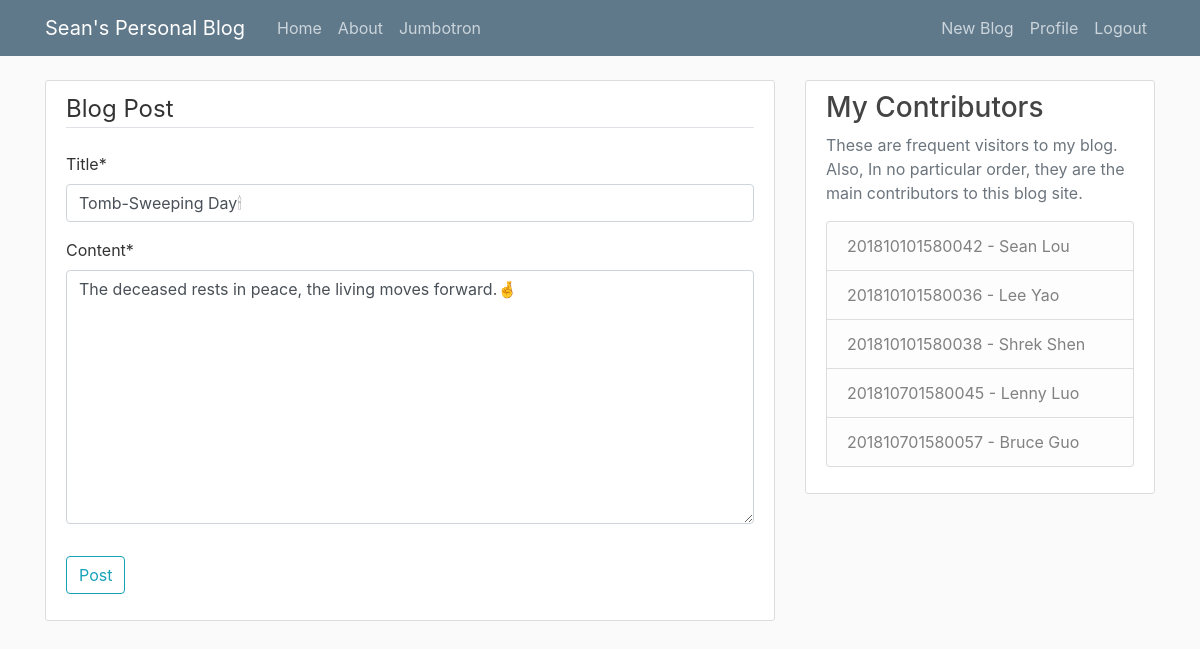
The page /post/4/update/ (signed in) on the database its author committed.
### blog/models.py (models this page shows, shortened)
class Post(models.Model):
    title = models.CharField(max_length=100)
    content = models.TextField()
    date_posted = models.DateTimeField(default=timezone.now)
    author = models.ForeignKey(User, on_delete=models.CASCADE)

### blog/views.py (the view, shortened to what this page needs)
# urls.py: path('post/<int:pk>/update/', PostUpdateView.as_view(), name='post-update'),
class PostUpdateView(LoginRequiredMixin, UserPassesTestMixin, UpdateView):
    model = Post
    fields = ['title', 'content']
    def test_func(self):
        post = self.get_object()
        if self.request.user == post.author:
            return True
        return False

### blog/templates/blog/post_form.html (shortened to what this page needs)
{% extends "blog/base.html" %}
{% load crispy_forms_tags %}
{% block content %}
    <div class="content-section">
        <form method="POST">
            <fieldset class="form-group">
                <legend class="border-bottom mb-4">Blog Post</legend>
                {{ form|crispy }}
            </fieldset>
            <div class="form-group">
                <button class="btn btn-outline-info" type="submit">Post</button>
            </div>
        </form>
    </div>
{% endblock content %}

### blog/static/blog/main.css (style rules this page uses)
body { background: #fafafa; color: #333333; margin-top: 5rem; }
.content-section { background: #ffffff; padding: 10px 20px; border: 1px solid #dddddd; border-radius: 3px; margin-bottom: 20px; }

### rows shown on the page
Post: title "Tomb-Sweeping Day🕯", content "The deceased rests in peace, the living moves forward.🤞"
